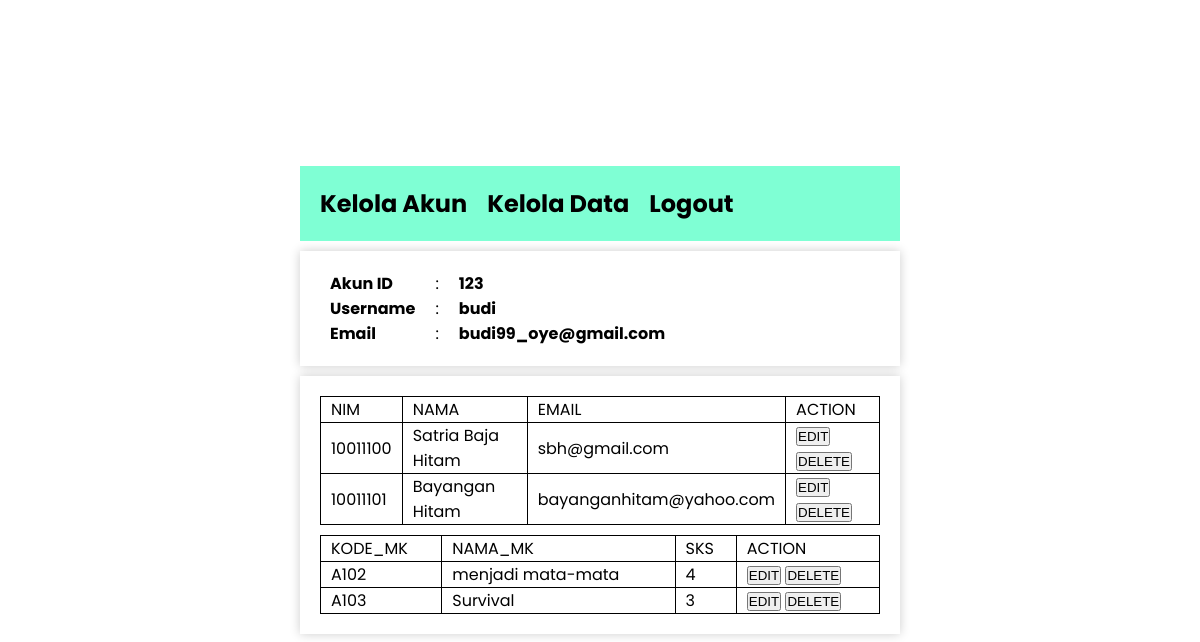
Page /adminpageData.php (signed in) on the committed database.
### tables this page shows
CREATE TABLE `mahasiswa` (
  `nim` varchar(10) NOT NULL,
  `nama` varchar(100) NOT NULL,
  `email` varchar(100) NOT NULL,
  `alamat` text NOT NULL
);

CREATE TABLE `mata_kuliah` (
  `kode_mk` varchar(5) NOT NULL,
  `nama_mk` varchar(100) NOT NULL,
  `sks` int(2) NOT NULL
);

### adminpageData.php (the view, shortened to what this page needs)
<?php
include 'dbkey.php';
?>
<!DOCTYPE html>
<html lang="en">
<head>
    <link rel="stylesheet" href="adminpagestyle.css">
</head>
<body>
    <div class="wrapper">
        <div class="main-content">
            <div class="navbar">
                <a href="adminpageAkun.php">Kelola Akun</a>
                <a href="#">Kelola Data</a>
                <a href="logout.php">Logout</a>
            </div>
            <div class="info-admin">
                <table class="info-table">
                    <tr class="info-table">
                        <td class="info-table">
                            <h4>Akun ID</h4>
                        </td>
                        <td class="info-table">:</td>
                        <td class="info-table">
                            <h4><?php echo $_SESSION['LoggedID'] ?></h4>
                        </td>
                    </tr>
                    <tr class="info-table">
                        <td class="info-table">
                            <h4>Username</h4>
                        </td>
                        <td class="info-table">:</td>
                        <td class="info-table">
                            <h4><?php echo $_SESSION['LoggedUser'] ?></h4>
                        </td>
                    </tr>
                    <tr class="info-table">
                        <td class="info-table">
                            <h4>Email</h4>
                        </td>
                        <td class="info-table">:</td>
                        <td class="info-table">
                            <h4><?php echo $_SESSION['LoggedMail'] ?></h4>
                        </td>
                    </tr>
                </table>
            </div>
            <div class="table-data">
                <table>
                    <thead>
                        <tr>
                            <td>NIM</td>
                            <td>NAMA</td>
                            <td>EMAIL</td>
                            <td>ACTION</td>
                        </tr>
                    </thead>
                    <tbody>
                        <?php
                        $query = mysqli_query($connexion, "SELECT * FROM mahasiswa");
                        while ($result = mysqli_fetch_array($query, MYSQLI_ASSOC)) {
                        ?>
                            <tr>
                                <td><?php echo $result['nim'] ?></td>
                                <td><?php echo $result['nama'] ?></td>
                                <td><?php echo $result['email'] ?></td>
                                <td>
                                    <a href="editForm.php?target=<?php echo $result['nim'] ?>&table=mahasiswa&idn=nim"><button>EDIT</button></a>
                                    <a href="deleteItem.php?target=<?php echo $result['nim'] ?>&table=mahasiswa&idn=nim"><button>DELETE</button></a>
                                </td>
                            </tr>
                        <?php
                        }
                        ?>
                    </tbody>
                </table>
                <table>
                    <thead>
                        <tr>
                            <td>KODE_MK</td>
                            <td>NAMA_MK</td>
                            <td>SKS</td>
                            <td>ACTION</td>
                        </tr>
                    </thead>
                    <tbody>
                        <?php
                        $query = mysqli_query($connexion, "SELECT * FROM mata_kuliah");
                        while ($result = mysqli_fetch_array($query, MYSQLI_ASSOC)) {
                        ?>
                            <tr>
                                <td><?php echo $result['kode_mk'] ?></td>
                                <td><?php echo $result['nama_mk'] ?></td>
                                <td><?php echo $result['sks'] ?></td>
                                <td>
                                    <a href="editForm.php?target=<?php echo $result['kode_mk'] ?>&table=mata_kuliah&idn=kode_mk"><button>EDIT</button></a>
                                    <a href="deleteItem.php?target=<?php echo $result['kode_mk'] ?>&table=mata_kuliah&idn=kode_mk"><button>DELETE</button></a>
                                </td>
                            </tr>
                        <?php
                        }
                        ?>
                    </tbody>
                </table>
            </div>
        </div>
    </div>
</body>
</html>

### adminpagestyle.css (style rules this page uses)
* { padding: 0; margin: 0; }
body { width: 100%; height: 100vh; font-family: 'Poppins', sans-serif; }
.wrapper { width: 100%; height: 100vh; display: flex; justify-content: center; align-items: center; }
.main-content { width: 50%; height: fit-content; display: flex; flex-direction: column; gap: 10px; }
.navbar { display: flex; flex-direction: row; background-color: aquamarine; gap: 20px; padding: 20px 20px 20px 20px; }
.navbar a { color: rgb(0, 0, 0); text-decoration-line: none; font-size: 24px; font-weight: 700; }
.info-admin { box-shadow: 0px 0px 10px 0px rgba(0, 0, 0, 0.2); padding: 20px 20px 20px 20px; }
.info-table { border: 0px solid black; }
table, tr, td { border-collapse: collapse; border: 1px solid black; }
td { padding: 0px 10px 0px 10px; }
.table-data { display: flex; flex-direction: column; gap : 10px; padding: 20px 20px 20px 20px; box-shadow: 0px 0px 10px 0px rgba(0, 0, 0, 0.2); }

### rows in the picture
mahasiswa: nim "10011100", nama "Satria Baja Hitam", email "sbh@gmail.com"
mahasiswa: nim "10011101", nama "Bayangan Hitam", email "bayanganhitam@yahoo.com"
mata_kuliah: kode_mk "A102", nama_mk "menjadi mata-mata", sks "4"
mata_kuliah: kode_mk "A103", nama_mk "Survival", sks "3"

### other values in the picture
$_SESSION['LoggedID'] "123"
$_SESSION['LoggedUser'] "budi"
$_SESSION['LoggedMail'] "budi99_oye@gmail.com"
